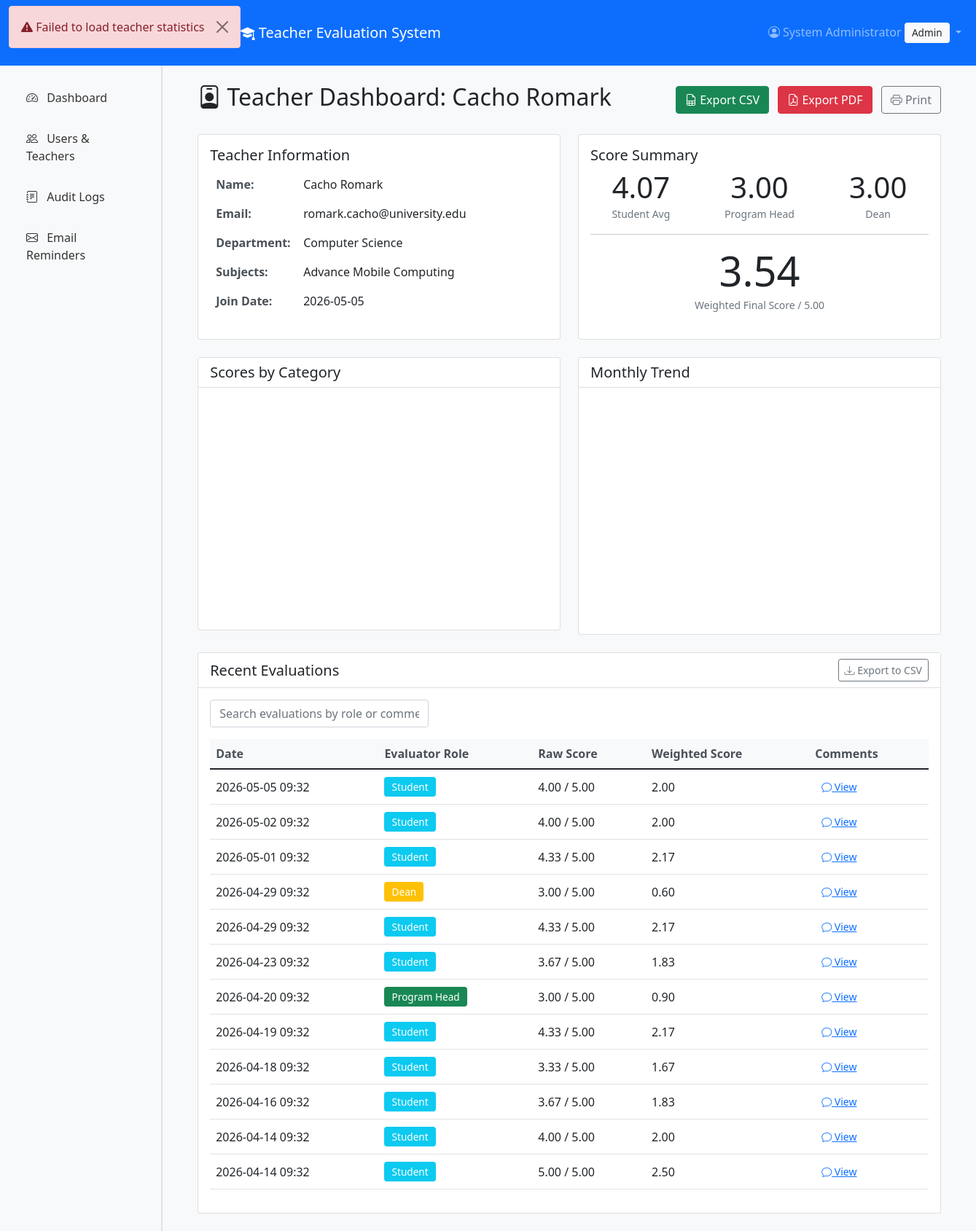
The page /teacher/1/dashboard (signed in) on the database its author committed.
### models.py (models this page shows, shortened)
class User(UserMixin, db.Model):
    __tablename__ = 'users'
    id = db.Column(db.Integer, primary_key=True)
    username = db.Column(db.String(80), unique=True, nullable=False)
    email = db.Column(db.String(120), unique=True, nullable=False)
    password_hash = db.Column(db.String(200), nullable=False)
    role = db.Column(db.String(50), nullable=False)  # student, program_head, dean, admin
    full_name = db.Column(db.String(100), nullable=False)
    department = db.Column(db.String(100))
    is_active = db.Column(db.Boolean, default=True)
    created_at = db.Column(db.DateTime, default=datetime.utcnow)
    roll_number = db.Column(db.String(20), unique=True)
    program = db.Column(db.String(100))
    semester = db.Column(db.Integer)
    is_irregular = db.Column(db.Boolean, default=False)  # ADDED: Regular/Irregular student
    evaluations_given = db.relationship('Evaluation', foreign_keys='Evaluation.evaluator_id',
                                      backref='evaluator', lazy=True)
    audit_logs = db.relationship('AuditLog', backref='user', lazy=True)
    enrollments = db.relationship('Enrollment', backref='student', lazy=True)
    class_evaluations = db.relationship('ClassEvaluation', backref='evaluator', lazy=True)

class Teacher(db.Model):
    __tablename__ = 'teachers'
    id = db.Column(db.Integer, primary_key=True)
    name = db.Column(db.String(100), nullable=False)
    email = db.Column(db.String(120), unique=True, nullable=False)
    department = db.Column(db.String(100), nullable=False)
    subjects = db.Column(db.String(500))  # Comma-separated subjects
    joining_date = db.Column(db.DateTime, default=datetime.utcnow)
    is_active = db.Column(db.Boolean, default=True)
    evaluations = db.relationship('Evaluation', backref='teacher', lazy=True)
    class_assignments = db.relationship('ClassAssignment', backref='teacher', lazy=True)

class Evaluation(db.Model):
    __tablename__ = 'evaluations'
    id = db.Column(db.Integer, primary_key=True)
    teacher_id = db.Column(db.Integer, db.ForeignKey('teachers.id'), nullable=False)
    evaluator_id = db.Column(db.Integer, db.ForeignKey('users.id'), nullable=False)
    evaluator_role = db.Column(db.String(50), nullable=False)
    teaching_clarity = db.Column(db.Integer)  # 1-5
    engagement = db.Column(db.Integer)  # 1-5
    fairness = db.Column(db.Integer)  # 1-5
    curriculum_implementation = db.Column(db.Integer)  # 1-5
    assessment_quality = db.Column(db.Integer)  # 1-5
    mentoring = db.Column(db.Integer)  # 1-5
    attendance = db.Column(db.Integer)  # 1-5
    commitment = db.Column(db.Integer)  # 1-5
    teaching_quality = db.Column(db.Integer)  # 1-5
    comments = db.Column(db.Text)
    submitted_at = db.Column(db.DateTime, default=datetime.utcnow)
    is_anonymous = db.Column(db.Boolean, default=True)
    @property
    def _weight(self):
        weights = {'student': 0.5, 'program_head': 0.3, 'dean': 0.2}
        return weights.get(self.evaluator_role, 0)
    def calculate_raw_score(self):
        if self.evaluator_role == 'student':
            scores = [self.teaching_clarity, self.engagement, self.fairness]
        elif self.evaluator_role == 'program_head':
            scores = [self.curriculum_implementation, self.assessment_quality, self.mentoring]
        elif self.evaluator_role == 'dean':
            scores = [self.attendance, self.commitment, self.teaching_quality]
        else:
            return 0
        valid_scores = [s for s in scores if s is not None]
        return sum(valid_scores) / len(valid_scores) if valid_scores else 0
    def calculate_weighted_score(self):
        raw_score = self.calculate_raw_score()
        return round(raw_score * self._weight, 2)

### app.py (the view, shortened to what this page needs)
@app.route('/teacher/<int:teacher_id>/dashboard')
@login_required
def teacher_dashboard(teacher_id):
    teacher = Teacher.query.get_or_404(teacher_id)
    if current_user.role == 'student' and current_user.role != 'admin':
        if current_user.role == 'program_head' and teacher.department != current_user.department:
            abort(403)
    evaluations = Evaluation.query.filter_by(teacher_id=teacher_id).order_by(
        Evaluation.submitted_at.desc()
    ).all()
    if evaluations:
        stats = calculate_teacher_stats(teacher_id, evaluations)
    evaluation_list = []
    for eval in evaluations[:20]:
        evaluation_list.append({
            'id': eval.id,
            'submitted_at': eval.submitted_at,
            'evaluator_role': eval.evaluator_role,
            'raw_score': eval.calculate_raw_score(),
            'weighted_score': eval.calculate_weighted_score(),
            'comments': eval.comments if not eval.is_anonymous or current_user.role == 'admin' else '[Anonymous]'
        })
    return render_template('shared/teacher_dashboard.html',
                         teacher=teacher,
                         evaluations=evaluation_list,
                         stats=stats)

### templates/shared/teacher_dashboard.html (shortened to what this page needs)
{% extends "base.html" %}
{% block content %}
<div class="container-fluid py-4" id="teacher-dashboard" data-teacher-id="{{ teacher.id }}" data-stats='{{ stats|tojson }}'>
    <div class="d-flex justify-content-between align-items-center mb-4">
        <h2><i class="bi bi-person-badge"></i> Teacher Dashboard: {{ teacher.name }}</h2>
        <div>
            <button class="btn btn-success me-2" id="exportCsvBtn">
                <i class="bi bi-file-earmark-spreadsheet"></i> Export CSV
            </button>
            <button class="btn btn-danger me-2" id="exportPdfBtn">
                <i class="bi bi-file-earmark-pdf"></i> Export PDF
            </button>
            <button class="btn btn-outline-secondary" onclick="window.print()">
                <i class="bi bi-printer"></i> Print
            </button>
        </div>
    </div>
    <div class="row mb-4">
        <div class="col-md-6">
            <div class="card h-100">
                <div class="card-body">
                    <h5 class="card-title">Teacher Information</h5>
                    <table class="table table-borderless">
                        <tr>
                            <th width="120">Name:</th>
                            <td>{{ teacher.name }}</td>
                        </tr>
                        <tr>
                            <th>Email:</th>
                            <td>{{ teacher.email }}</td>
                        </tr>
                        <tr>
                            <th>Department:</th>
                            <td>{{ teacher.department }}</td>
                        </tr>
                        <tr>
                            <th>Subjects:</th>
                            <td>{{ teacher.subjects }}</td>
                        </tr>
                        <tr>
                            <th>Join Date:</th>
                            <td>{{ teacher.joining_date.strftime('%Y-%m-%d') }}</td>
                        </tr>
                    </table>
                </div>
            </div>
        </div>
        <div class="col-md-6">
            <div class="card h-100">
                <div class="card-body">
                    <h5 class="card-title">Score Summary</h5>
                    <div class="row text-center">
                        <div class="col-4">
                            <div class="display-6" id="studentScore">{{ "%.2f"|format(stats.scores_by_role.student.avg or 0) }}</div>
                            <small class="text-muted">Student Avg</small>
                        </div>
                        <div class="col-4">
                            <div class="display-6" id="programHeadScore">{{ "%.2f"|format(stats.scores_by_role.program_head.avg or 0) }}</div>
                            <small class="text-muted">Program Head</small>
                        </div>
                        <div class="col-4">
                            <div class="display-6" id="deanScore">{{ "%.2f"|format(stats.scores_by_role.dean.avg or 0) }}</div>
                            <small class="text-muted">Dean</small>
                        </div>
                    </div>
                    <hr>
                    <div class="text-center">
                        <div class="display-4" id="overallScore">
                            {{ "%.2f"|format((stats.scores_by_role.student.avg or 0) * 0.5 +
                                            (stats.scores_by_role.program_head.avg or 0) * 0.3 +
                                            (stats.scores_by_role.dean.avg or 0) * 0.2) }}
                        </div>
                        <small class="text-muted">Weighted Final Score / 5.00</small>
                    </div>
                </div>
            </div>
        </div>
    </div>
    <div class="row mb-4">
        <div class="col-md-6">
            <div class="card">
                <div class="card-header bg-white">
                    <h5 class="mb-0">Scores by Category</h5>
                </div>
                <div class="card-body">
                    <canvas id="categoryChart" style="height: 300px;"></canvas>
                </div>
            </div>
        </div>
        <div class="col-md-6">
            <div class="card">
                <div class="card-header bg-white">
                    <h5 class="mb-0">Monthly Trend</h5>
                </div>
                <div class="card-body">
                    <canvas id="trendChart" style="height: 300px;"></canvas>
                </div>
            </div>
        </div>
    </div>
    <div class="card">
        <div class="card-header bg-white d-flex justify-content-between align-items-center">
            <h5 class="mb-0">Recent Evaluations</h5>
            <button class="btn btn-sm btn-outline-secondary" onclick="exportEvaluationsToCSV()">
                <i class="bi bi-download"></i> Export to CSV
            </button>
        </div>
        <div class="card-body">
            <div class="mb-3" id="evaluationSearchContainer" style="display: none;">
                <input type="text" class="form-control" id="evaluationSearch"
                       placeholder="Search evaluations by role or comments...">
            </div>
            <div class="table-responsive">
                <table class="table table-hover align-middle" id="evaluationsTable">
                    <thead class="table-light">
                        <tr>
                            <th>Date</th>
                            <th>Evaluator Role</th>
                            <th>Raw Score</th>
                            <th>Weighted Score</th>
                            <th>Comments</th>
                        </tr>
                    </thead>
                    <tbody id="evaluationsTableBody">
                        {% for eval in evaluations %}
                        <tr data-eval-id="{{ eval.id }}" data-role="{{ eval.evaluator_role }}" data-raw="{{ eval.raw_score }}" data-weighted="{{ eval.weighted_score }}">
                            <td>{{ eval.submitted_at.strftime('%Y-%m-%d %H:%M') }}</td>
                            <td>
                                <span class="badge bg-{{ 'info' if eval.evaluator_role == 'student'
                                                      else 'success' if eval.evaluator_role == 'program_head'
                                                      else 'warning' }}">
                                    {{ eval.evaluator_role|replace('_', ' ')|title }}
                                </span>
                            </td>
                            <td>{{ "%.2f"|format(eval.raw_score) }} / 5.00</td>
                            <td>{{ "%.2f"|format(eval.weighted_score) }}</td>
                            <td>
                                {% if eval.comments %}
                                    <button class="btn btn-sm btn-link view-comments-btn"
                                            data-comments="{{ eval.comments }}"
                                            data-bs-toggle="modal"
                                            data-bs-target="#commentsModal">
                                        <i class="bi bi-chat"></i> View
                                    </button>
                                {% else %}
                                    <span class="text-muted">No comments</span>
                                {% endif %}
                            </td>
                        </tr>
                        {% endfor %}
                    </tbody>
                </table>
            </div>
        </div>
    </div>
</div>
{% endblock %}

### templates/base.html (shortened to what this page needs)
<!DOCTYPE html>
<html lang="en">
<head>
    <link href="https://cdn.jsdelivr.net/npm/bootstrap@5.1.3/dist/css/bootstrap.min.css" rel="stylesheet">
    <link rel="stylesheet" href="https://cdn.jsdelivr.net/npm/bootstrap-icons@1.8.1/font/bootstrap-icons.css">
    <link rel="stylesheet" href="{{ url_for('static', filename='style.css') }}">
</head>
<body>
    <nav class="navbar navbar-expand-lg navbar-dark bg-primary">
        <div class="container-fluid">
            <a class="navbar-brand" href="{{ url_for('index') }}">
                <i class="bi bi-mortarboard-fill"></i> Teacher Evaluation System
            </a>
            <div class="collapse navbar-collapse" id="navbarNav">
                <ul class="navbar-nav ms-auto">
                    {% if current_user.is_authenticated %}
                        <li class="nav-item dropdown">
                            <a class="nav-link dropdown-toggle" href="#" id="userDropdown" role="button"
                               data-bs-toggle="dropdown" aria-expanded="false">
                                <i class="bi bi-person-circle"></i> {{ current_user.full_name }}
                                <span class="badge bg-light text-dark">{{ current_user.role|replace('_', ' ')|title }}</span>
                            </a>
                        </li>
                    {% endif %}
                </ul>
            </div>
        </div>
    </nav>
    <div class="container-fluid">
        <div class="row">
            {% if current_user.is_authenticated and current_user.role != 'student' %}
            <nav class="col-md-2 d-md-block bg-light sidebar">
                <div class="position-sticky pt-3">
                    <ul class="nav flex-column">
                        {% if current_user.role == 'admin' %}
                        <li class="nav-item">
                            <a class="nav-link {% if request.endpoint == 'admin_dashboard' %}active{% endif %}"
                               href="{{ url_for('admin_dashboard') }}">
                                <i class="bi bi-speedometer2"></i> Dashboard
                            </a>
                        </li>
                        <li class="nav-item">
                            <a class="nav-link {% if request.endpoint == 'admin_users' %}active{% endif %}"
                               href="{{ url_for('admin_users') }}">
                                <i class="bi bi-people"></i> Users & Teachers
                            </a>
                        </li>
                        <li class="nav-item">
                            <a class="nav-link {% if request.endpoint == 'audit_logs' %}active{% endif %}"
                               href="{{ url_for('audit_logs') }}">
                                <i class="bi bi-journal-text"></i> Audit Logs
                            </a>
                        </li>
                        <li class="nav-item">
                            <a class="nav-link {% if request.endpoint == 'email_reminders' %}active{% endif %}"
                               href="{{ url_for('email_reminders') }}">
                                <i class="bi bi-envelope"></i> Email Reminders
                            </a>
                        </li>
                        {% endif %}
                    </ul>
                </div>
            </nav>
            <main class="col-md-10 ms-sm-auto px-md-4">
            {% else %}
            <main class="col-12">
            {% endif %}
                {% block content %}{% endblock %}
            </main>
        </div>
    </div>
</body>
</html>

### rows shown on the page
User: full_name "System Administrator", role "Admin"
Teacher: name "Cacho Romark", email "romark.cacho@university.edu", department "Computer Science", subjects "Advance Mobile Computing", joining_date "2026-05-05"
Evaluation: submitted_at "2026-05-05 09:32", evaluator_role "Student", raw_score "4.00", weighted_score "2.00"
Evaluation: submitted_at "2026-05-02 09:32", evaluator_role "Student", raw_score "4.00", weighted_score "2.00"
Evaluation: submitted_at "2026-05-01 09:32", evaluator_role "Student", raw_score "4.33", weighted_score "2.17"
Evaluation: submitted_at "2026-04-29 09:32", evaluator_role "Dean", raw_score "3.00", weighted_score "0.60"
Evaluation: submitted_at "2026-04-29 09:32", evaluator_role "Student", raw_score "4.33", weighted_score "2.17"
Evaluation: submitted_at "2026-04-23 09:32", evaluator_role "Student", raw_score "3.67", weighted_score "1.83"
Evaluation: submitted_at "2026-04-20 09:32", evaluator_role "Program Head", raw_score "3.00", weighted_score "0.90"
Evaluation: submitted_at "2026-04-19 09:32", evaluator_role "Student", raw_score "4.33", weighted_score "2.17"
Evaluation: submitted_at "2026-04-18 09:32", evaluator_role "Student", raw_score "3.33", weighted_score "1.67"
Evaluation: submitted_at "2026-04-16 09:32", evaluator_role "Student", raw_score "3.67", weighted_score "1.83"
Evaluation: submitted_at "2026-04-14 09:32", evaluator_role "Student", raw_score "4.00", weighted_score "2.00"
Evaluation: submitted_at "2026-04-14 09:32", evaluator_role "Student", raw_score "5.00", weighted_score "2.50"

### other values the page prints
{{ "%.2f"|format(stats.scores_by_role.student.avg or 0) }} "4.07"
{{ "%.2f"|format(stats.scores_by_role.program_head.avg or 0) }} "3.00"
{{ "%.2f"|format(stats.scores_by_role.dean.avg or 0) }} "3.00"
